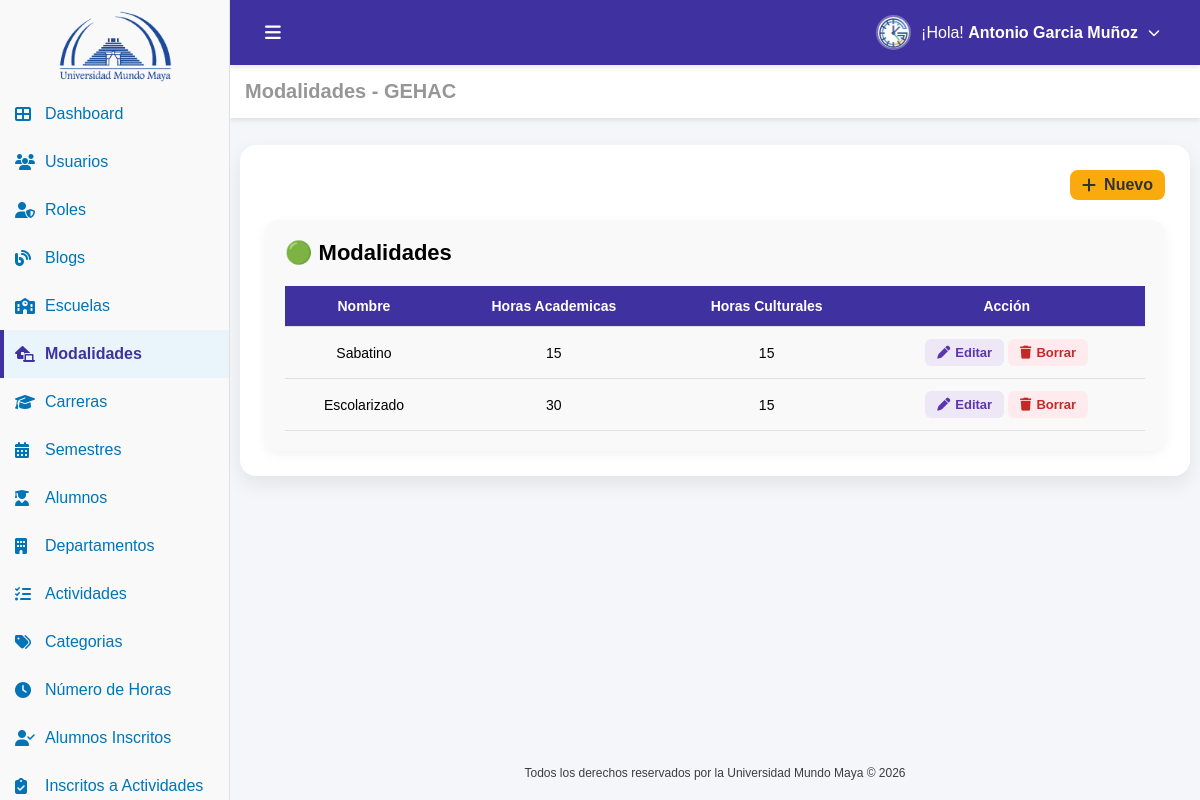
Screenshot of /modalidades.php (signed in) with the database file from the repository.
### tables this page shows
CREATE TABLE IF NOT EXISTS `usuario` (
  `id_usuario` int NOT NULL AUTO_INCREMENT,
  `nombre` varchar(100) NOT NULL,
  `nombre_s` varchar(100) DEFAULT NULL,
  `apellido_p` varchar(100) DEFAULT NULL,
  `apellido_m` varchar(100) DEFAULT NULL,
  `matricula` varchar(100) DEFAULT NULL,
  `estado` tinyint(1) NOT NULL DEFAULT '1',
  `correo` varchar(100) NOT NULL,
  `password` varchar(100) NOT NULL,
  `id_carrera` int DEFAULT NULL,
  `id_modalidad` int DEFAULT NULL,
  `id_rol` int DEFAULT NULL,
  `fecha_registro` datetime DEFAULT CURRENT_TIMESTAMP,
  PRIMARY KEY (`id_usuario`) USING BTREE,
  UNIQUE KEY `correo` (`correo`),
  KEY `fk_usuario_carrera` (`id_carrera`) USING BTREE,
  KEY `fk_usuario_modalidad` (`id_modalidad`) USING BTREE,
  KEY `fk_usuario_rol` (`id_rol`) USING BTREE,
  CONSTRAINT `fk_usuario_carrera` FOREIGN KEY (`id_carrera`) REFERENCES `carrera` (`id_carrera`),
  CONSTRAINT `fk_usuario_modalidad` FOREIGN KEY (`id_modalidad`) REFERENCES `modalidad` (`id_modalidad`),
  CONSTRAINT `fk_usuario_rol` FOREIGN KEY (`id_rol`) REFERENCES `rol` (`id_rol`)
);

CREATE TABLE IF NOT EXISTS `modalidad` (
  `id_modalidad` int NOT NULL AUTO_INCREMENT,
  `nombre` varchar(100) NOT NULL,
  `horas_academicas` int NOT NULL DEFAULT '30',
  `horas_culturales` int NOT NULL DEFAULT '15',
  `fecha_registro` datetime DEFAULT (now()),
  PRIMARY KEY (`id_modalidad`)
);

### conf.php (called while the page is built, shortened)
<?php
function tiene_permiso($archivo_php, $accion = 'VER') {
    if (isset($_SESSION['permisos'][$archivo_php])) {
        return in_array($accion, $_SESSION['permisos'][$archivo_php]);
    }
    return false;
}

### auth.php (called while the page is built, shortened)
<?php
require_once('conf.php');
$id_usuario=$_SESSION['id_usuario'];
include('conexion.php');
$sql="
SELECT
u.nombre,
u.nombre_s,
u.apellido_p,
u.apellido_m,
u.correo,
u.id_rol,
u.id_carrera,
u.id_modalidad,
r.nombre AS rol
FROM usuario u
INNER JOIN rol r ON u.id_rol = r.id_rol
WHERE u.id_usuario=?
";
$stmt=$conn->prepare($sql);
$stmt->bind_param("i",$id_usuario);
$stmt->execute();
$result=$stmt->get_result();
if($result && $fila=$result->fetch_assoc()){
    $nombreCompleto=trim(
        $fila['nombre']." ".
        $fila['nombre_s']." ".
        $fila['apellido_p']." ".
        $fila['apellido_m']
    );
}else{
    $nombreCompleto="Usuario";
    $rol="Sin rol";
    $id_rol=0;
}
?>

### modalidades.php (the view, shortened to what this page needs)
<?php
include("auth.php");
include("conexion.php");
$sql="
SELECT *
FROM modalidad
";
$resultModalidad=$conn->query($sql);
$modalidads=[];
if($resultModalidad && $resultModalidad->num_rows>0){
    while($fila=$resultModalidad->fetch_assoc()){
        $modalidads[]=$fila;
    }
}
?>
<!DOCTYPE html>
<html lang="es">
<head>
    <link rel="stylesheet" href="css/modalidades.css">
    <link href="https://cdn.jsdelivr.net/npm/remixicon@4.5.0/fonts/remixicon.css" rel="stylesheet"/>
    <link rel="stylesheet" href="https://cdnjs.cloudflare.com/ajax/libs/font-awesome/6.5.0/css/all.min.css">
</head>
<body>
    <div class="sidebar" id="sidebar">
        <a href="dashboard.php" class="logo-link">
            <div class="logo-container">
                <img src="img/uni_4.png" alt="Logo UMMA" class="logo">
            </div>
        </a>
        <ul>
            <li>
                <a href="dashboard.php" >
                    <i class="fas fa-th-large" ></i>
                    <span> Dashboard</span>
                </a>
            </li>
            <?php if (tiene_permiso('usuarios.php', 'VER')): ?>
            <li>
                <a href="usuarios.php" >
                    <i class="fas fa-users" ></i>
                    <span>Usuarios</span>
                </a>
            </li>
            <?php endif; ?>
            <?php if (tiene_permiso('roles.php', 'VER')): ?>
            <li>
                <a href="roles.php">
                    <i class="fas fa-user-shield" ></i>
                    <span>Roles</span>
                </a>
            </li>
            <?php endif; ?>
            <?php if (tiene_permiso('blogs.php', 'VER')): ?>
            <li>
                <a href="blogs.php"  >
                    <i class="fas fa-blog" ></i>
                    <span>Blogs</span>
                </a>
            </li>
            <?php endif; ?>
            <?php if (tiene_permiso('escuelas.php', 'VER')): ?>
            <li>
                <a href="escuelas.php" >
                    <i class="fas fa-school"></i>
                    <span>Escuelas</span>
                </a>
            </li>
            <?php endif; ?>
            <?php if (tiene_permiso('modalidades.php', 'VER')): ?>
            <li>
                <a href="modalidades.php" class="active">
                    <i class="fas fa-laptop-house"  style="color:#4031a1"></i>
                    <span>Modalidades</span>
                </a>
            </li>
            <?php endif; ?>
            <?php if (tiene_permiso('carreras.php', 'VER')): ?>
            <li>
                <a href="carreras.php">
                    <i class="fas fa-graduation-cap"></i>
                    <span>Carreras</span>
                </a>
            </li>
            <?php endif; ?>
            <?php if (tiene_permiso('semestres.php', 'VER')): ?>
            <li>
                <a href="semestres.php">
                    <i class="fas fa-calendar-alt"></i>
                    <span>Semestres</span>
                </a>
            </li>
            <?php endif; ?>
            <?php if (tiene_permiso('alumnos.php', 'VER')): ?>
            <li>
                <a href="alumnos.php">
                    <i class="fas fa-user-graduate"></i>
                    <span>Alumnos</span>
                </a>
            </li>
            <?php endif; ?>
            <?php if (tiene_permiso('departamentos.php', 'VER')): ?>
            <li>
                <a href="departamentos.php">
                    <i class="fas fa-building"></i>
                    <span>Departamentos</span>
                </a>
            </li>
            <?php endif; ?>
            <?php if (tiene_permiso('actividades.php', 'VER')): ?>
            <li>
                <a href="actividades.php">
                    <i class="fas fa-tasks"></i>
                    <span>Actividades</span>
                </a>
            </li>
            <?php endif; ?>
            <?php if (tiene_permiso('categorias.php', 'VER')): ?>
            <li>
                <a href="categorias.php">
                    <i class="fas fa-tags"></i>
                    <span>Categorias</span>
                </a>
            </li>
            <?php endif; ?>
            <?php if (tiene_permiso('horas.php', 'VER')): ?>
            <li>
                <a href="horas.php">
                    <i class="fas fa-clock"></i>
                    <span>Número de Horas</span>
                </a>
            </li>
            <?php endif; ?>
            <?php if (tiene_permiso('alumnos_inscritos.php', 'VER')): ?>
            <li>
                <a href="alumnos_inscritos.php">
                    <i class="fas fa-user-check"></i>
                    <span>Alumnos Inscritos</span>
                </a>
            </li>
            <?php endif; ?>
            <?php if (tiene_permiso('inscritos_actividades.php', 'VER')): ?>
            <li>
                <a href="inscritos_actividades.php">
                    <i class="fas fa-clipboard-check"></i>
                    <span>Inscritos a Actividades</span>
                </a>
            </li>
            <?php endif; ?>
        </ul>
    </div>
    <main class="contenido">
        <header class="top-header">
            <div class="header-left">
                <button id="toggle-btn">
                    <i class="fas fa-bars"></i>
                </button>
            </div>
            <div class="header-right">
                <ul>
                    <li class="submenu">
                        <a href="#" class="submenu-toggle">
                            <img src="img/gehac.png" alt="Usuario" class="menu-avatar">
                            <span>¡Hola! <strong> <?php echo $nombreCompleto; ?></strong></span>
                            <i class="fas fa-chevron-down submenu-arrow"></i>
                        </a>
                    </li>
                </ul>
            </div>
        </header>
        <section class="dashboard-section">
            <div class="header-title">
                <h3>Modalidades - GEHAC</h3>
            </div>
        </section>
        <section class="content-wrapper">
            <div class="card">
                <div class="products-header">
                    <?php if (tiene_permiso('modalidades.php', 'CREAR')): ?>
                        <a href="modalidades_crear.php" class="btn btn-primary">
                            <i class="fas fa-plus"></i>
                            <span>Nuevo</span>
                        </a>
                    <?php endif; ?>
                </div>
                <div class="estado-section">
                        <h2 class="estado-title title-proceso">
                            🟢 Modalidades
                        </h2>
                        <table id="tablaModalidades" class="estado-table">
                            <thead>
                                <tr>
                                    <th>Nombre</th>
                                    <th>Horas Academicas</th>
                                    <th>Horas Culturales</th>
                                    <th>Acción</th>
                                </tr>
                            </thead>
                            <tbody>
                                <?php if(!empty($modalidads)): ?>
                                    <?php foreach($modalidads as $row): ?>
                                        <tr>
                                            <td>
                                                <?= htmlspecialchars($row['nombre']) ?>
                                            </td>
                                            <td>
                                                <?= htmlspecialchars($row['horas_academicas']) ?>
                                            </td>
                                            <td>
                                                <?= htmlspecialchars($row['horas_culturales']) ?>
                                            </td>
                                            <td>
                                                <?php $id=(int)$row['id_modalidad']; ?>
                                                    <?php if (tiene_permiso('modalidades.php', 'EDITAR')): ?>
                                                        <a href="modalidades_editar.php?id=<?= $id ?>" class="btn-edit">
                                                            <i class="fas fa-pen"></i>
                                                            <span>Editar</span>
                                                        </a>
                                                    <?php endif; ?>
                                                    <?php if (tiene_permiso('modalidades.php', 'BORRAR')): ?>
                                                        <a href="modalidades_borrar.php?id=<?= $id ?>"
                                                        class="btn-delete"
                                                        onclick="return confirm('¿Eliminar la modalidad: <?= htmlspecialchars($row['nombre']) ?>?')">
                                                            <i class="fas fa-trash"></i>
                                                            <span>Borrar</span>
                                                        </a>
                                                    <?php endif; ?>
                                            </td>
                                        </tr>
                                    <?php endforeach; ?>
                                <?php endif; ?>
                            </tbody>
                        </table>
                    </div>
            </div>
        </section>
        <footer class="footer">
            <p class="copy">Todos los derechos reservados por la Universidad Mundo Maya © 2026</p>
        </footer>
    </main>
</body>
</html>

### css/modalidades.css (style rules this page uses)
* { margin:0; padding:0; box-sizing:border-box; }
body { font-family:Arial,sans-serif; display:flex; min-height:100vh; background:#f4f6f9; }
.sidebar { width:230px; height:100vh; position:fixed; background:#f9f9f9; color:#0074b7; padding-top:5px; overflow-y:auto; overflow-x:hidden; border-right:1px solid #e0e0e0; transition:.3s; z-index:1001; }
.logo-container { display:flex; justify-content:center; align-items:center; padding:5px 2px; }
.logo { width:120px; max-width:100%; height:auto; object-fit:contain; transition:.3s; }
.logo-link { display:block; text-decoration:none; color:inherit; }
.sidebar ul { list-style:none; }
.sidebar ul li { position:relative; }
.sidebar ul li a { display:flex; align-items:center; padding:15px; text-decoration:none; color:#0074b7; transition:.2s; }
.sidebar ul li a i { min-width:20px; margin-right:10px; color:#0074b7; }
.sidebar ul li a.active { background:#eaf5fb; color:#4031a1; font-weight:600; }
.sidebar ul li a.active::before { content:""; position:absolute; left:0; top:0; width:4px; height:100%; background:#4031a1; }
.contenido { margin-left:230px; padding-top:145px; padding-left:10px; padding-right:10px; flex:1; display:flex; flex-direction:column; min-height:100vh; transition:.3s; }
.top-header { display:flex; justify-content:space-between; align-items:center; height:65px; padding:0 25px; background:#4031a1; position:fixed; top:0; left:230px; right:0; z-index:1000; box-shadow:0 2px 5px rgba(0,0,0,.1); }
#toggle-btn { display:flex; align-items:center; justify-content:center; padding:10px; background:none; border:none; color:white; font-size:18px; cursor:pointer; transition:.3s; }
.header-left { display:flex; align-items:center; }
.header-right ul { list-style:none; }
.submenu { position:relative; }
.submenu-toggle { display:flex; align-items:center; gap:10px; padding:10px 15px; color:white; text-decoration:none; border-radius:8px; transition:.3s; }
.submenu-arrow { font-size:12px; transition:.3s; }
.menu-avatar { width:35px; height:35px; border-radius:50%; object-fit:cover; border:2px solid rgba(255,255,255,.3); transition:.3s; }
.dashboard-section { background:white; padding:15px; position:fixed; top:65px; left:230px; right:0; z-index:999; box-shadow:0 2px 5px rgba(0,0,0,.1); }
.header-title h3 { color:#797777c5; font-size:20px; }
.footer { margin-top:auto; padding:20px 30px; background:#f4f6f9; color:rgba(57,57,57,.98); font-size:12px; text-align:center; position:relative; z-index:1; }
.card { background: #fff; border-radius: 16px; padding: 25px; margin-bottom: 30px; box-shadow: 0 8px 20px rgba(0,0,0,0.08); transition: transform 0.3s, box-shadow 0.3s; }
.card .products-header { display: flex; justify-content: flex-end; align-items: center; margin-bottom: 20px; }
.card .btn-primary { display: inline-flex; align-items: center; gap: 8px; padding: 6px 12px; background: #f9ab0e; color: #333; border-radius: 8px; font-weight: 600; text-decoration: none; transition: background 0.3s, transform 0.2s; }
.card .estado-section { background: #f9f9f9; padding: 20px; border-radius: 14px; box-shadow: 0 4px 12px rgba(0,0,0,0.05); overflow-x: auto; }
.card .estado-title { font-size: 22px; font-weight: 700; margin-bottom: 20px; }
.card .estado-table { width: 100%; border-collapse: collapse; table-layout: auto; font-size: 14px; }
.card .estado-table thead { background: #4031a1; color: #fff; }
.card .estado-table th, .card .estado-table td { padding: 12px 15px; text-align: center; border-bottom: 1px solid #e0e0e0; }
.card .btn-edit, .card .btn-delete { text-decoration: none; padding: 6px 12px; border-radius: 6px; font-size: 13px; font-weight: 600; display: inline-flex; align-items: center; gap: 5px; transition: background 0.2s, transform 0.2s; }
.card .btn-edit { background: #ede7f6; color: #5e35b1; }
.card .btn-delete { background: #ffebee; color: #c62828; }

### rows the page displays
usuario: nombreCompleto "Antonio Garcia Muñoz"
modalidad: nombre "Sabatino", horas_academicas "15", horas_culturales "15"
modalidad: nombre "Escolarizado", horas_academicas "30", horas_culturales "15"
